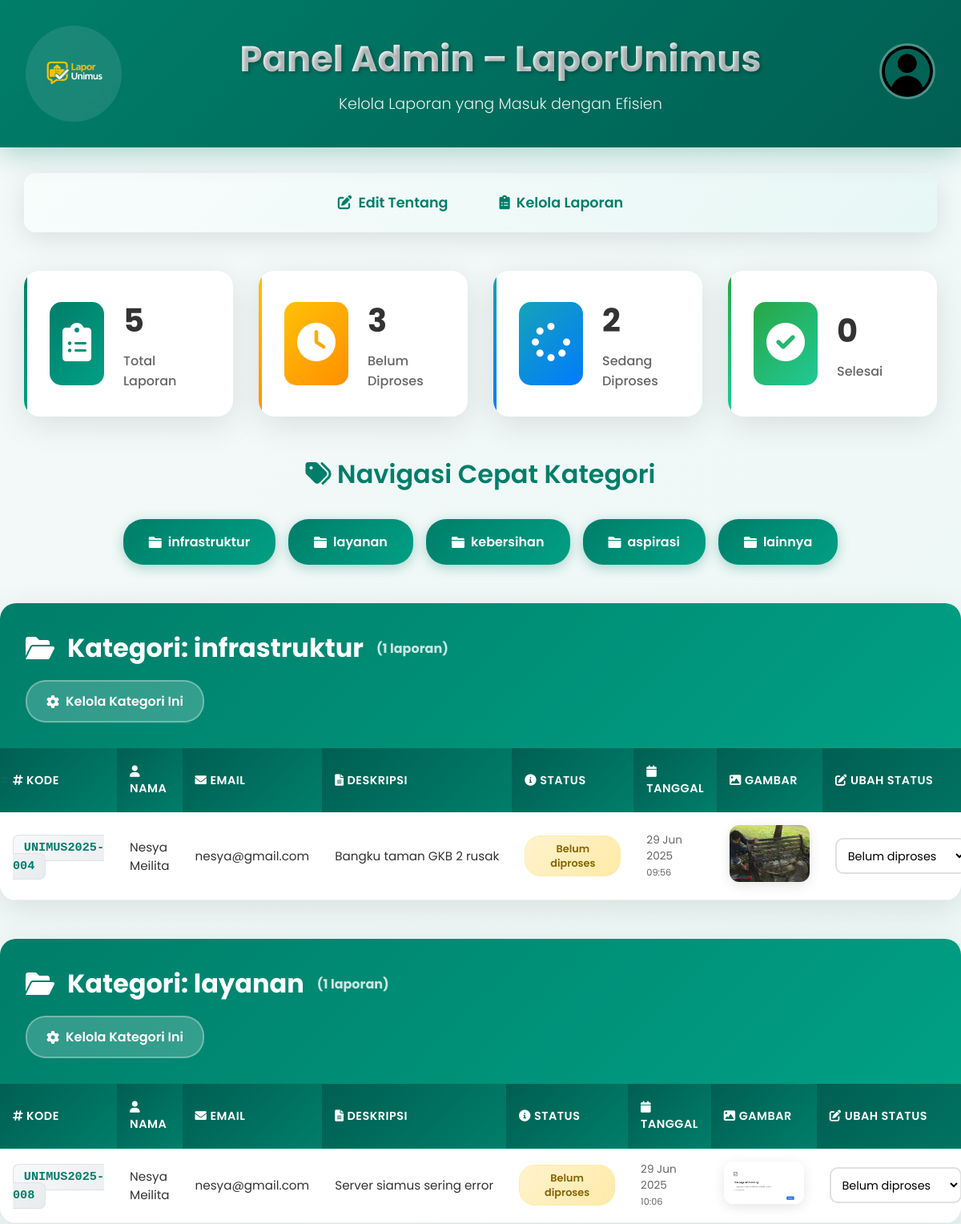
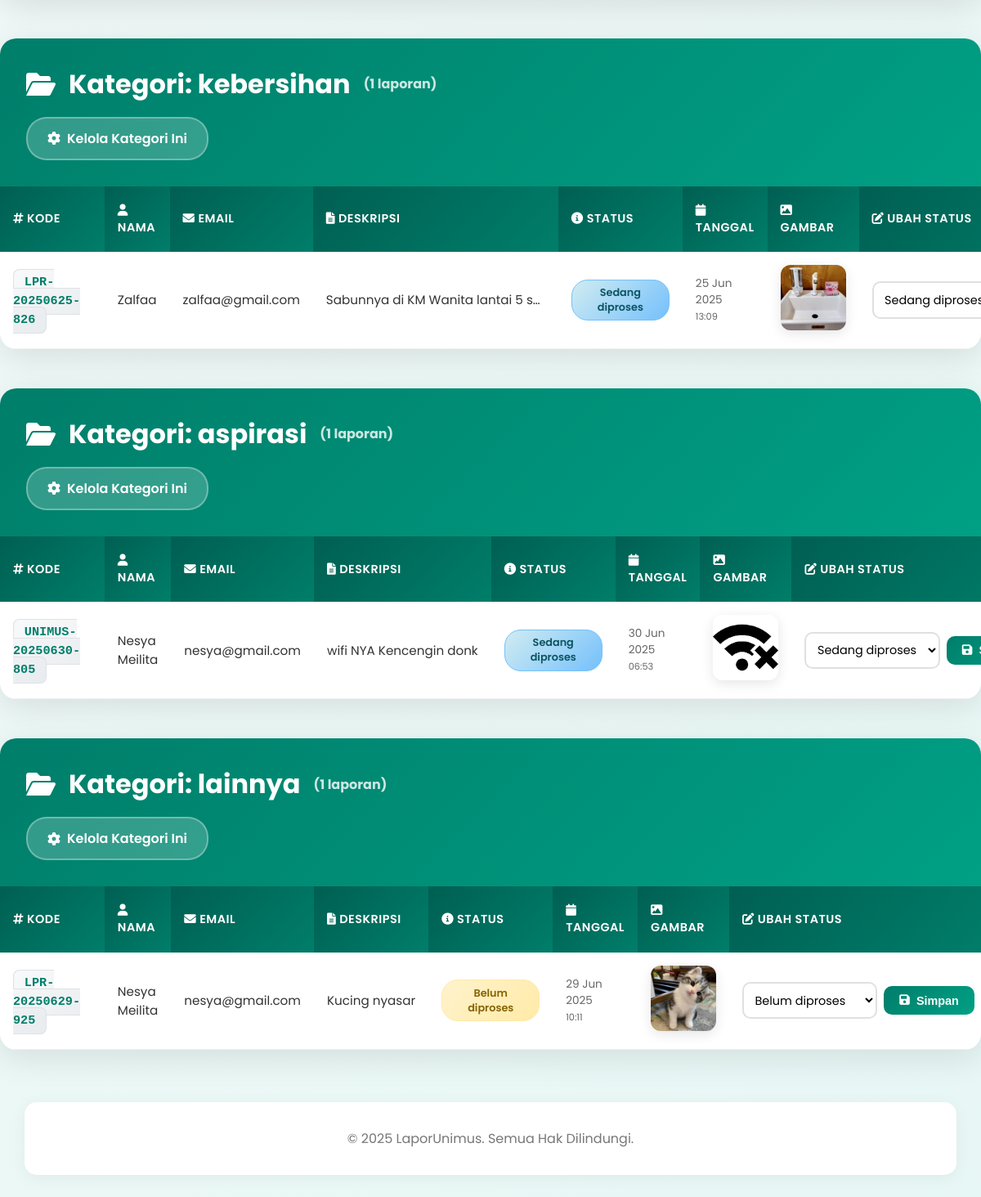
The app's page /admin.php with its own data (2 pictures, top to bottom).
### tables this page shows
CREATE TABLE `laporan` (
  `id_laporan` int(11) NOT NULL AUTO_INCREMENT,
  `kode_laporan` varchar(20) NOT NULL,
  `nama_lengkap` varchar(100) NOT NULL,
  `email` varchar(100) NOT NULL,
  `kategori` enum('infrastruktur','layanan','kebersihan','aspirasi','lainnya') NOT NULL,
  `deskripsi` text NOT NULL,
  `gambar` varchar(255) DEFAULT NULL,
  `status` enum('Belum diproses','Sedang diproses','Selesai') DEFAULT 'Belum diproses',
  `tanggal_kirim` timestamp NOT NULL DEFAULT current_timestamp(),
  `nim` varchar(20) DEFAULT NULL,
  PRIMARY KEY (`id_laporan`),
  UNIQUE KEY `kode_laporan` (`kode_laporan`)
);

### admin.php (the view, shortened to what this page needs)
<?php
$koneksi = mysqli_connect("localhost", "root", "", "lapor_unimus");
$kategori_result = mysqli_query($koneksi, "SELECT DISTINCT kategori FROM laporan ORDER BY kategori ASC");
$total_laporan = mysqli_fetch_assoc(mysqli_query($koneksi, "SELECT COUNT(*) as total FROM laporan"))['total'];
$belum_diproses = mysqli_fetch_assoc(mysqli_query($koneksi, "SELECT COUNT(*) as total FROM laporan WHERE status = 'Belum diproses' OR status IS NULL"))['total'];
$sedang_diproses = mysqli_fetch_assoc(mysqli_query($koneksi, "SELECT COUNT(*) as total FROM laporan WHERE status = 'Sedang diproses'"))['total'];
$selesai = mysqli_fetch_assoc(mysqli_query($koneksi, "SELECT COUNT(*) as total FROM laporan WHERE status = 'Selesai'"))['total'];
?>
<!DOCTYPE html>
<html lang="id">
<head>
  <link href="https://cdnjs.cloudflare.com/ajax/libs/font-awesome/6.0.0/css/all.min.css" rel="stylesheet">
</head>
<body>
<header>
  <div class="header-container">
    <img src="Logo1.png" alt="Logo Lapor Unimus" class="logo" />
    <div class="header-text">
      <h1>Panel Admin – LaporUnimus</h1>
      <p>Kelola Laporan yang Masuk dengan Efisien</p>
    </div>
    <div class="profile-menu">
      <img src="profil.png" alt="Profil" class="profile-icon" onclick="toggleDropdown()" />
    </div>
  </div>
</header>
<div class="nav-container">
  <nav>
    <a href="AdminEditTentang.php">
      <i class="fas fa-edit"></i>
      Edit Tentang
    </a>
    <a href="admin.php">
      <i class="fas fa-clipboard-list"></i>
      Kelola Laporan
    </a>
  </nav>
</div>
<div class="stats-container">
  <div class="stat-card total">
    <div class="stat-icon">
      <i class="fas fa-clipboard-list"></i>
    </div>
    <div class="stat-info">
      <h3><?= $total_laporan ?></h3>
      <p>Total Laporan</p>
    </div>
  </div>
  <div class="stat-card pending">
    <div class="stat-icon">
      <i class="fas fa-clock"></i>
    </div>
    <div class="stat-info">
      <h3><?= $belum_diproses ?></h3>
      <p>Belum Diproses</p>
    </div>
  </div>
  <div class="stat-card progress">
    <div class="stat-icon">
      <i class="fas fa-spinner"></i>
    </div>
    <div class="stat-info">
      <h3><?= $sedang_diproses ?></h3>
      <p>Sedang Diproses</p>
    </div>
  </div>
  <div class="stat-card completed">
    <div class="stat-icon">
      <i class="fas fa-check-circle"></i>
    </div>
    <div class="stat-info">
      <h3><?= $selesai ?></h3>
      <p>Selesai</p>
    </div>
  </div>
</div>
<div class="kategori-buttons">
  <h2><i class="fas fa-tags"></i> Navigasi Cepat Kategori</h2>
  <div class="button-grid">
    <?php
    mysqli_data_seek($kategori_result, 0);
    while ($btn_kategori = mysqli_fetch_assoc($kategori_result)) :
      $kategori_id = htmlspecialchars($btn_kategori['kategori']);
    ?>
      <a href="#kategori-<?= urlencode($kategori_id) ?>" class="kategori-btn">
        <i class="fas fa-folder"></i>
        <?= $kategori_id ?>
      </a>
    <?php endwhile; ?>
  </div>
</div>
<?php
mysqli_data_seek($kategori_result, 0);
while ($kategori = mysqli_fetch_assoc($kategori_result)) :
    $nama_kategori = $kategori['kategori'];
    $laporan_per_kategori = mysqli_query($koneksi, "SELECT * FROM laporan WHERE kategori = '$nama_kategori' ORDER BY tanggal_kirim DESC");
    $jumlah_laporan = mysqli_num_rows($laporan_per_kategori);
?>
<section class="kategori-section" id="kategori-<?= urlencode($nama_kategori) ?>">
  <div class="kategori-header">
    <h2>
      <i class="fas fa-folder-open"></i>
      Kategori: <?= htmlspecialchars($nama_kategori) ?>
      <span style="font-size: 1rem; opacity: 0.8;">(<?= $jumlah_laporan ?> laporan)</span>
    </h2>
    <a class="kelola-link" href="kelola_kategori.php?kategori=<?= urlencode($nama_kategori) ?>">
      <i class="fas fa-cog"></i>
      Kelola Kategori Ini
    </a>
  </div>
  <div class="table-container">
    <table>
      <thead>
        <tr>
          <th><i class="fas fa-hashtag"></i> Kode</th>
          <th><i class="fas fa-user"></i> Nama</th>
          <th><i class="fas fa-envelope"></i> Email</th>
          <th><i class="fas fa-file-text"></i> Deskripsi</th>
          <th><i class="fas fa-info-circle"></i> Status</th>
          <th><i class="fas fa-calendar"></i> Tanggal</th>
          <th><i class="fas fa-image"></i> Gambar</th>
          <th><i class="fas fa-edit"></i> Ubah Status</th>
        </tr>
      </thead>
      <tbody>
        <?php while ($row = mysqli_fetch_assoc($laporan_per_kategori)) : ?>
          <tr>
            <td>
              <span class="kode-laporan"><?= htmlspecialchars($row['kode_laporan']) ?></span>
            </td>
            <td><?= htmlspecialchars($row['nama_lengkap']) ?></td>
            <td><?= htmlspecialchars($row['email']) ?></td>
            <td class="deskripsi-cell" title="<?= htmlspecialchars($row['deskripsi']) ?>">
              <?= htmlspecialchars($row['deskripsi']) ?>
            </td>
            <td>
              <?php
              $status = $row['status'] ?? 'Belum diproses';
              $statusClass = '';
              switch($status) {
                case 'Belum diproses': $statusClass = 'status-belum'; break;
                case 'Sedang diproses': $statusClass = 'status-sedang'; break;
              }
              ?>
              <span class="status-badge <?= $statusClass ?>">
                <?= htmlspecialchars($status) ?>
              </span>
            </td>
            <td class="date-cell">
              <?= date('d M Y', strtotime($row['tanggal_kirim'])) ?><br>
              <small><?= date('H:i', strtotime($row['tanggal_kirim'])) ?></small>
            </td>
            <td>
                <?php if ($row['gambar']): ?>
                  <img src="uploads/<?= htmlspecialchars($row['gambar']) ?>"
                       alt="Bukti"
                       class="image-preview"
                       onclick="window.open(this.src, '_blank')" />
                <?php else: ?>
                  <span class="no-image">Tidak ada gambar</span>
                <?php endif; ?>
              </td>
            <td>
              <form method="POST" class="status-form">
                <select name="status" class="status-select">
                  <option <?= $status === 'Belum diproses' ? 'selected' : '' ?>>Belum diproses</option>
                  <option <?= $status === 'Sedang diproses' ? 'selected' : '' ?>>Sedang diproses</option>
                </select>
                <button type="submit" name="update_status" class="update-btn">
                  <i class="fas fa-save"></i> Simpan
                </button>
              </form>
            </td>
          </tr>
        <?php endwhile; ?>
      </tbody>
    </table>
  </div>
</section>
<?php endwhile; ?>
<footer>
  &copy; <?= date('Y') ?> LaporUnimus. Semua Hak Dilindungi.
</footer>
</body>
</html>

### records on screen
laporan: kode_laporan "UNIMUS2025-004", nama_lengkap "Nesya Meilita", email "nesya@gmail.com", deskripsi "Bangku taman GKB 2 rusak", status "Belum diproses", tanggal_kirim "29 Jun 2025", tanggal_kirim "09:56", gambar (picture)
laporan: kode_laporan "UNIMUS2025-008", nama_lengkap "Nesya Meilita", email "nesya@gmail.com", deskripsi "Server siamus sering error", status "Belum diproses", tanggal_kirim "29 Jun 2025", tanggal_kirim "10:06", gambar (picture)
laporan: kode_laporan "LPR-20250625-826", nama_lengkap "Zalfaa", email "zalfaa@gmail.com", deskripsi "Sabunnya di KM Wanita lantai 5 s…", status "Sedang diproses", tanggal_kirim "25 Jun 2025", tanggal_kirim "13:09", gambar (picture)
laporan: kode_laporan "UNIMUS-20250630-805", nama_lengkap "Nesya Meilita", email "nesya@gmail.com", deskripsi "wifi NYA Kencengin donk", status "Sedang diproses", tanggal_kirim "30 Jun 2025", tanggal_kirim "06:53", gambar (picture)
laporan: kode_laporan "LPR-20250629-925", nama_lengkap "Nesya Meilita", email "nesya@gmail.com", deskripsi "Kucing nyasar", status "Belum diproses", tanggal_kirim "29 Jun 2025", tanggal_kirim "10:11", gambar (picture)

### other values on screen
$total_laporan "5"
$belum_diproses "3"
$sedang_diproses "2"
$selesai "0"
$kategori_id "infrastruktur"
$kategori_id "layanan"
$kategori_id "kebersihan"
$kategori_id "aspirasi"
$kategori_id "lainnya"
$nama_kategori "infrastruktur"
$jumlah_laporan "1"
$nama_kategori "layanan"
$nama_kategori "kebersihan"
$nama_kategori "aspirasi"
$nama_kategori "lainnya"
